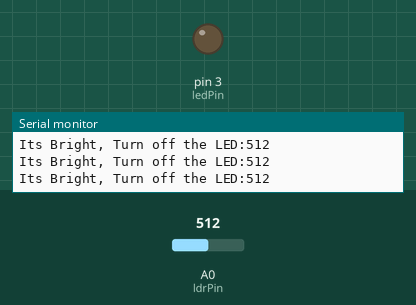
The sketch below on a simulated Arduino Uno, built with avr-gcc and run on an emulated ATmega328P. Shown: output pins drawn as LEDs (lit = HIGH), the last lines printed to the serial monitor. The inputs (shaded band) are chosen by the test bench; at power-on: A0 (ldrPin) = 512.

Above: at 1.2 s.
1.3 s: A0 (ldrPin) set to 408
4.3 s: A0 (ldrPin) set to 387
At 5.3 s:
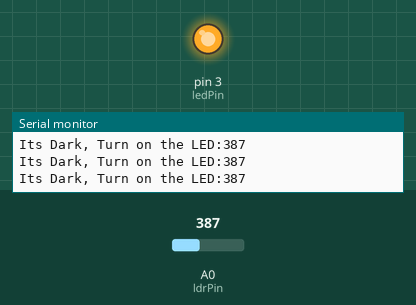
5.8 s: A0 (ldrPin) set to 410
At 7.2 s:
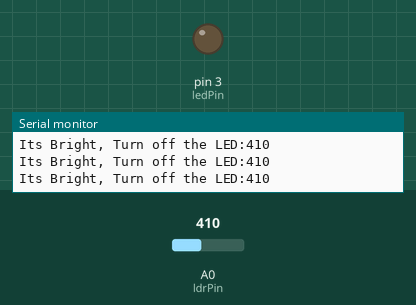
Timing chart, 0 to 8.8 s (numbered marks = the images above; inputs shaded):
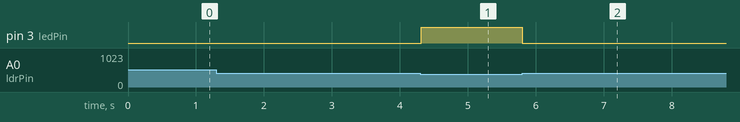

Measured:
- the behaviour switches between 401 and 400 on A0 (ldrPin) (found by bisection; images 0 and 1)
- after the input at 4.3 s, pin 3 (ledPin): LOW → HIGH at once
- after the input at 5.8 s, pin 3 (ledPin): HIGH → LOW at once

The sketch:

Light_Sensor_Using_Arduino.ino
```cpp
const int ledPin = 3;
const int ldrPin = A0;
void setup() {
  Serial.begin(9600);
  pinMode(ledPin, OUTPUT);
  pinMode(ldrPin, INPUT);
}

void loop() {
  int ldrStatus = analogRead(ldrPin);

  if (ldrStatus <= 400)
  {
    digitalWrite(ledPin, HIGH);
    Serial.print("Its Dark, Turn on the LED:");
    Serial.println(ldrStatus);

  }
  else
  {
    digitalWrite(ledPin, LOW);
    Serial.print("Its Bright, Turn off the LED:");
    Serial.println(ldrStatus);
  }

}
```
